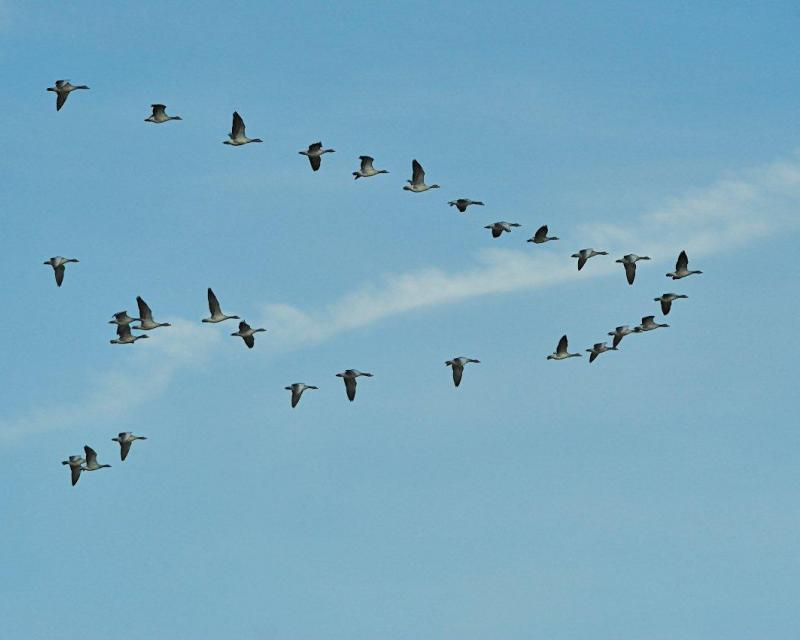
#> input picture Traitement de l'image/TE3/DATA_TE3/voilier_oies_blanches.jpg, 800 x 640 px, found by its file name
$ python TE3-Correction.py
#> lines starting #> are read from the running program, lines starting #| are printed output that depends on the picture; after the words box and inside, x2 and y2 are one past the last pixel; in counts of white or black regions, pixels touching at a corner belong together
# -*- coding: utf-8 -*-
"""
Created on Mon Jan 30 09:31:54 2017
Programme TE4F_moodle.py
@author: thomashe
"""

import numpy as np
import cv2
from matplotlib import pyplot as plt


def cb_seuillageP1(x):
    ret, binary = cv2.threshold(imgNG, cv2.getTrackbarPos("Seuil T", "Binary"), 255, cv2.THRESH_BINARY_INV);
    # les oies étant plus foncées que le fond, utiliser CV_THRESH_BINARY_INV
    # permet de les avoir en blanc dans l'image binaire
    # Cette solution est préférable si on souhaite identifier les composantes
    # connexes associées aux oiseaux
    cv2.imshow("Binary", binary);


# %% Partie 2 - Binarisation
# Question 1
seuil = 100;
img = cv2.imread('../DATA/voilier_oies_blanches.jpg');
#> img is the input picture: shape (640, 800, 3); mean B, G, R 193.5, 169.5, 121.6
imgNG = cv2.cvtColor(img, cv2.COLOR_BGR2GRAY);
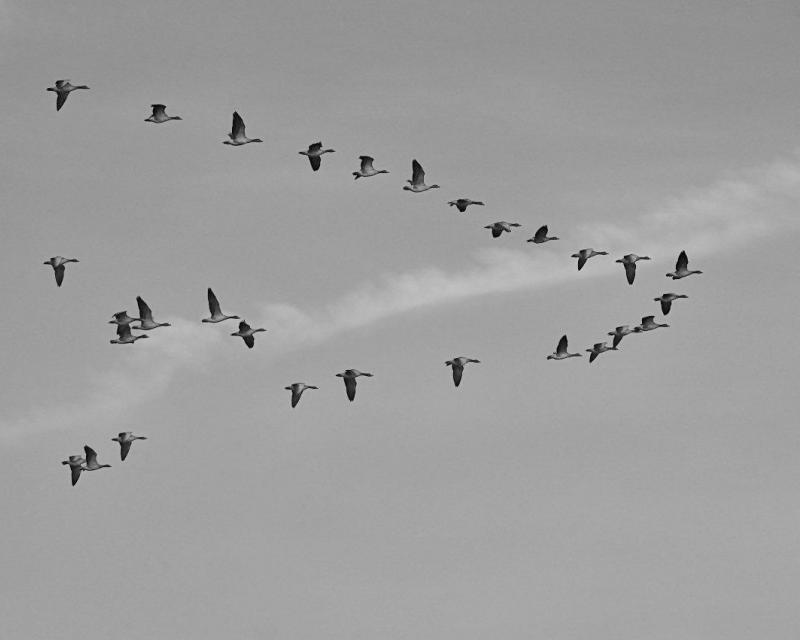
#> imgNG: shape (640, 800); min 2, max 210, mean 157.9
# pour info la valeur de cv2.COLOR_BGR2GRAY=6!
hist = cv2.calcHist([imgNG], [0], None, [256], [0, 255])  # voir aide en ligne
#> hist = 256 values, max 42078 at index 162, min 0 at index 0, mean 2000
ret, binary = cv2.threshold(imgNG, seuil, 255, cv2.THRESH_BINARY_INV);
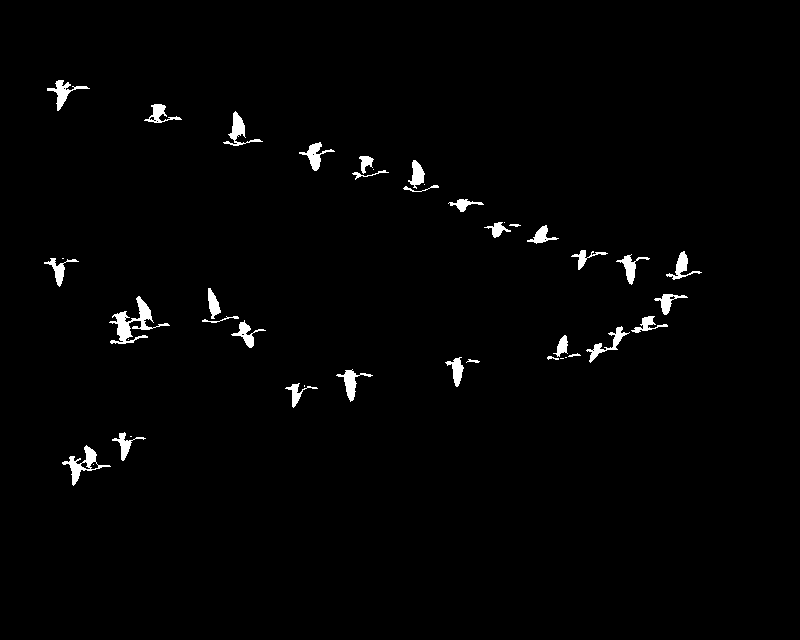
#> binary: shape (640, 800); 1.5% white; 42 white regions (10 under 20 px), largest, box (x1, y1, x2, y2) and area: (109, 296, 170, 344) 819, (62, 445, 111, 486) 499, (223, 111, 263, 146) 371
#> ret = 100
# explication du parametre threshold_type : https://docs.opencv.org/3.2.0/d7/
# d4d/tutorial_py_thresholding.html
res = np.hstack((imgNG, binary))
cv2.namedWindow("Image Originale + Image binarisee", 1)
cv2.imshow("Image Originale + Image binarisee", res);

# Visualisation de l'histogramme : cf TE1
plt.figure()
plt.plot(hist);
plt.xlabel('niveau de gris i ');
plt.ylabel('h(i)');
plt.title('histogramme de l'' image');
plt.show()
#> figure, not shown here; curve peaks at x = 162, y = 42078
cv2.waitKey(0)

plt.close('all')
cv2.destroyAllWindows()
# Segmenter cette image pourrait avoir comme but premier d'isoler les oiseaux
# pour : les dénombrer,  en mesurer des caractéristiques (suivi de la faune
# sauvage par exemple)?
# Dans la mesure où les oiseaux sont plutôt noirs sur un fond plutôt blancs,
# une approche par seuillage de l'histogramme est approprié (cf cours)


# Question 2
seuil = 128;
img = cv2.imread('../DATA/voilier_oies_blanches.jpg');
cv2.imshow('Image initiale', img);
imgNG = cv2.cvtColor(img, cv2.COLOR_BGR2GRAY);
cv2.namedWindow("Binary", 1)
cv2.createTrackbar("Seuil T", "Binary", seuil, 255, cb_seuillageP1);
cv2.waitKey(0)
cv2.destroyAllWindows()

# Question 3b) et 3c)
seuil = 128;
img = cv2.imread('../DATA/img_ds.jpg');
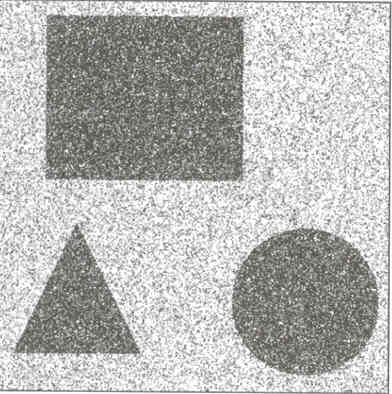
#> input picture Traitement de l'image/TE5/DATA_TE5/img_ds.jpg, 392 x 394 px, found by its file name
#> img is the input picture: shape (394, 392, 3); mean B, G, R 180.6, 182.7, 182.4
cv2.imshow('Image initiale', img);
imgNG = cv2.cvtColor(img, cv2.COLOR_BGR2GRAY);
#> imgNG: shape (394, 392)
imgNG = cv2.GaussianBlur(imgNG, (7, 7), 0)  # un exemple de pretraitement dont le
# but est de réduire le bruit.
cv2.namedWindow("Binary", 0)
cv2.createTrackbar("Seuil T", "Binary", seuil, 255, cb_seuillageP1);
cv2.waitKey(0)
cv2.destroyAllWindows()
# Commentaire : cette image est bruitée - sans préfiltrage, il subsiste des pixels erronés
# après la phase de segmentation, tant au niveau des objets que sur le fond

# Question 4a)
img = cv2.imread('../DATA/voilier_oies_blanches.jpg');
cv2.imshow('Image initiale', img);
imgNG = cv2.cvtColor(img, cv2.COLOR_BGR2GRAY);
_, binary = cv2.threshold(imgNG, 0, 255, cv2.THRESH_BINARY_INV + cv2.THRESH_OTSU)
#> binary: shape (640, 800); 1.5% white; 38 white regions (7 under 20 px), largest, box (x1, y1, x2, y2) and area: (109, 296, 171, 344) 862, (586, 316, 669, 363) 596, (62, 445, 111, 486) 528
cv2.namedWindow("BinaryOtsu", 1)
cv2.imshow("BinaryOtsu", binary);
cv2.waitKey(0)
cv2.destroyAllWindows()

# %% Partie 3 : acquisition, visualisation et enregistrement d'un flux vidéo
# Visualisation d'un flux vidéo
cap = cv2.VideoCapture(0)
# 0 : on récupère le flux de la 1ère caméra accessible

# Pour la question suivante : affichage de quelques paramètres du flux vidéo
print('largeur de l''image : ', cap.get(3))
print('hauteur de l''image : ', cap.get(4))
print('nombre d''images par seconde : ', cap.get(5))
print('FOURCC : ', cap.get(6))
# valeurs définies dans C:\APPLIS\opencv\build\include\opencv2\videoio\videoio_c.h!

while (cap.isOpened()):
    # Capture frame-by-frame
    ret, frame = cap.read()
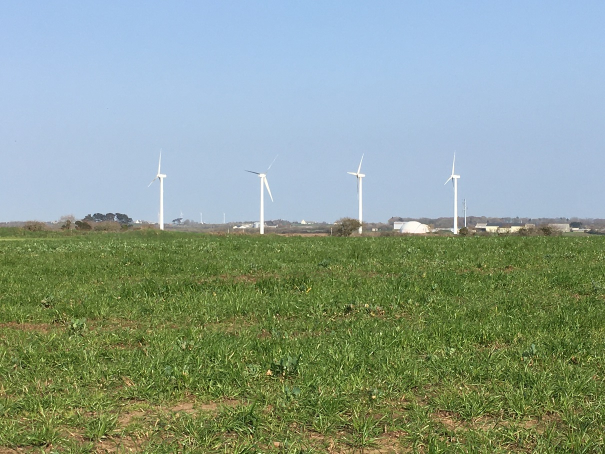
#> input picture Traitement de l'image/TE-Noté/data/Eoliennes_1m.jpg, 1210 x 908 px, given in place of the camera (shown at 1/2 size)
#> frame is the input picture: shape (908, 1210, 3); mean B, G, R 142.7, 157.5, 138.7
    if ret:
        # Display the resulting frame
        cv2.imshow('frame', frame)
        key = cv2.waitKey(1);
#> (key q is pressed here)
        if key == ord('q'):
            break
    else:
        break

# When everything done, release the capture
cap.release()
cv2.destroyAllWindows()

# Enregistrement d'un flux vidéo
cap = cv2.VideoCapture(0)
# Define the codec and create VideoWriter object
fourcc = cv2.VideoWriter_fourcc(*'XVID');  # see https://www.fourcc.org/ for details
# FOURCC is short for "four character code" - an identifier for a video codec, compression format,
# color or pixel format used in media files.
# fourcc = cv2.VideoWriter_fourcc(*'MJPG');#fonctionne aussi
# fourcc = cv2.VideoWriter_fourcc(*'X264');#fonctionne aussi
out = cv2.VideoWriter('output_TE3.avi', fourcc, 20.0, (640, 480))

while (cap.isOpened()):
    # Capture frame-by-frame
    ret, frame = cap.read()
    if ret == True:
        out.write(frame)
        cv2.imshow('frame', frame)
        key = cv2.waitKey(1) & 0xFF;
#> (key q is pressed here)
        if key == ord('q'):
            break
    else:
        break

# When everything done, release the capture
cap.release()
out.release()
cv2.destroyAllWindows()

# Visualisation d'un flux vidéo
cap = cv2.VideoCapture(0)
i = 1;
while (cap.isOpened()):
    # Capture frame-by-frame
    ret, frame = cap.read()
    if ret:
        # Display the resulting frame
        cv2.imshow('frame', frame)
        key = cv2.waitKey(1) & 0xFF;
#> (key q is pressed here)
        if key == ord('q'):
            break
        elif key == ord('s'):
            nom = 'fram' + str(i) + '.png'
            cv2.imwrite(nom, frame)
            i = i + 1;
    else:
        break

# When everything done, release the capture
cap.release()
cv2.destroyAllWindows()
# plt.close('all')

# %% Partie 4
# Question 4b)
cap = cv2.VideoCapture(0)
# 0 : on récupère le flux de la 1ère caméra accessible
# Define the codec and create VideoWriter object
fourcc = cv2.VideoWriter_fourcc(*'XVID');  # see https://www.fourcc.org/ for details
# [6 lines of commented-out code are left out]

while (cap.isOpened()):
    # Capture frame-by-frame
    ret, frame = cap.read()
    if ret:
        # Display the resulting frame
        imgNG = cv2.cvtColor(frame, cv2.COLOR_BGR2GRAY);
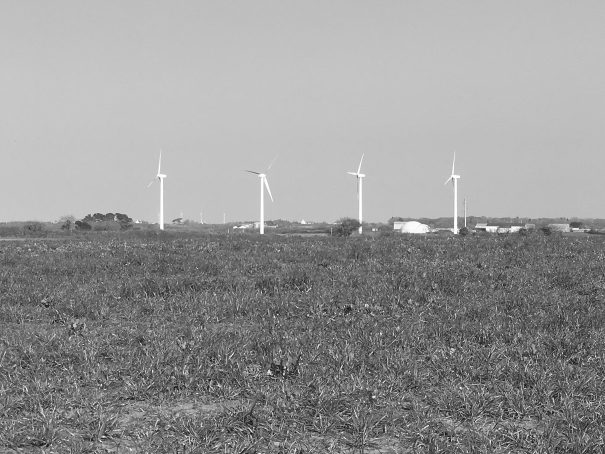
#> imgNG: shape (908, 1210) (shown at 1/2 size); min 3, max 255, mean 150.2
        _, binary = cv2.threshold(imgNG, 50, 255, cv2.THRESH_BINARY + cv2.THRESH_OTSU)  # seuil totatelement arbitraire
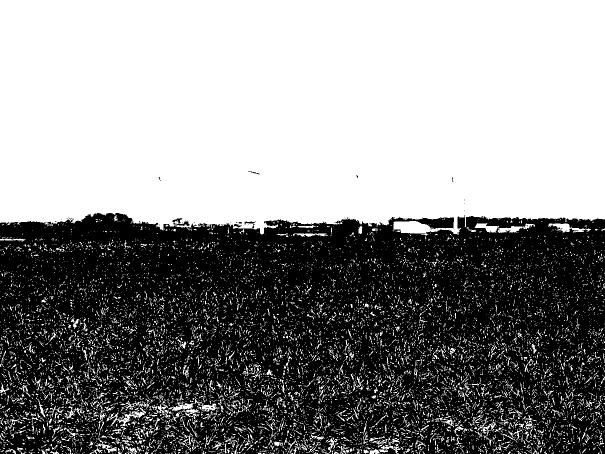
#> binary: shape (908, 1210) (shown at 1/2 size); 55% white; 112 black regions (108 under 20 px), largest, box (x1, y1, x2, y2) and area: (0, 426, 1210, 908) 493749, (489, 443, 512, 449) 66, (496, 342, 519, 349) 35, (183, 904, 192, 908) 21
        res = np.hstack((imgNG, binary))
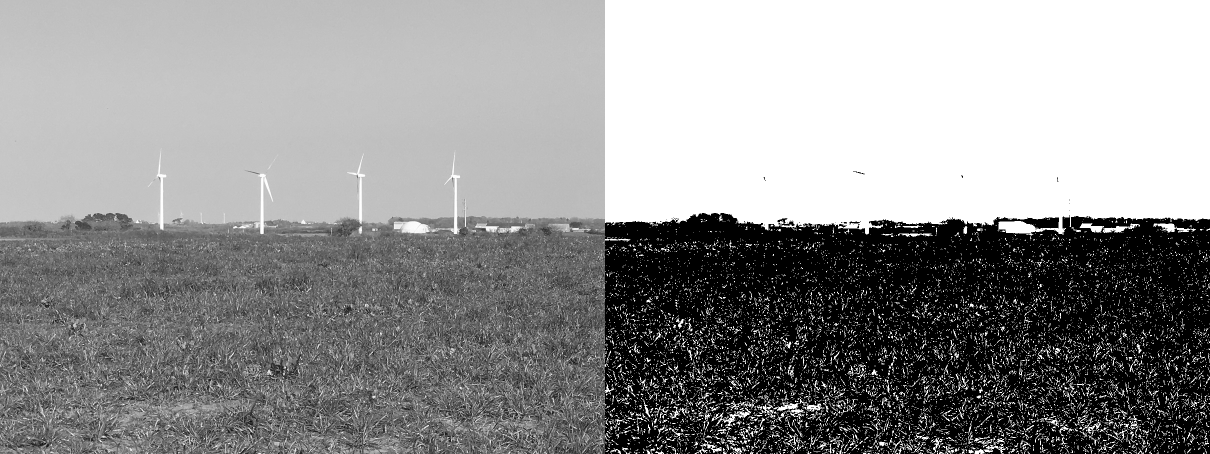
#> res: shape (908, 2420) (shown at 1/2 size); min 0, max 255, mean 145.2
        cv2.namedWindow("flux original + flux binarise", 1)
        cv2.imshow("flux original + flux binarise", res);
        #        out1.write(imgNG)#enregistrement ne fonctionne pas !
        #        out2.write(binary)
        key = cv2.waitKey(1);
#> (key q is pressed here)
        if key == ord('q'):
            break
    else:
        break

# When everything done, release the capture
cap.release()
# out1.release()
# out2.release()
cv2.destroyAllWindows()
plt.close('all')
